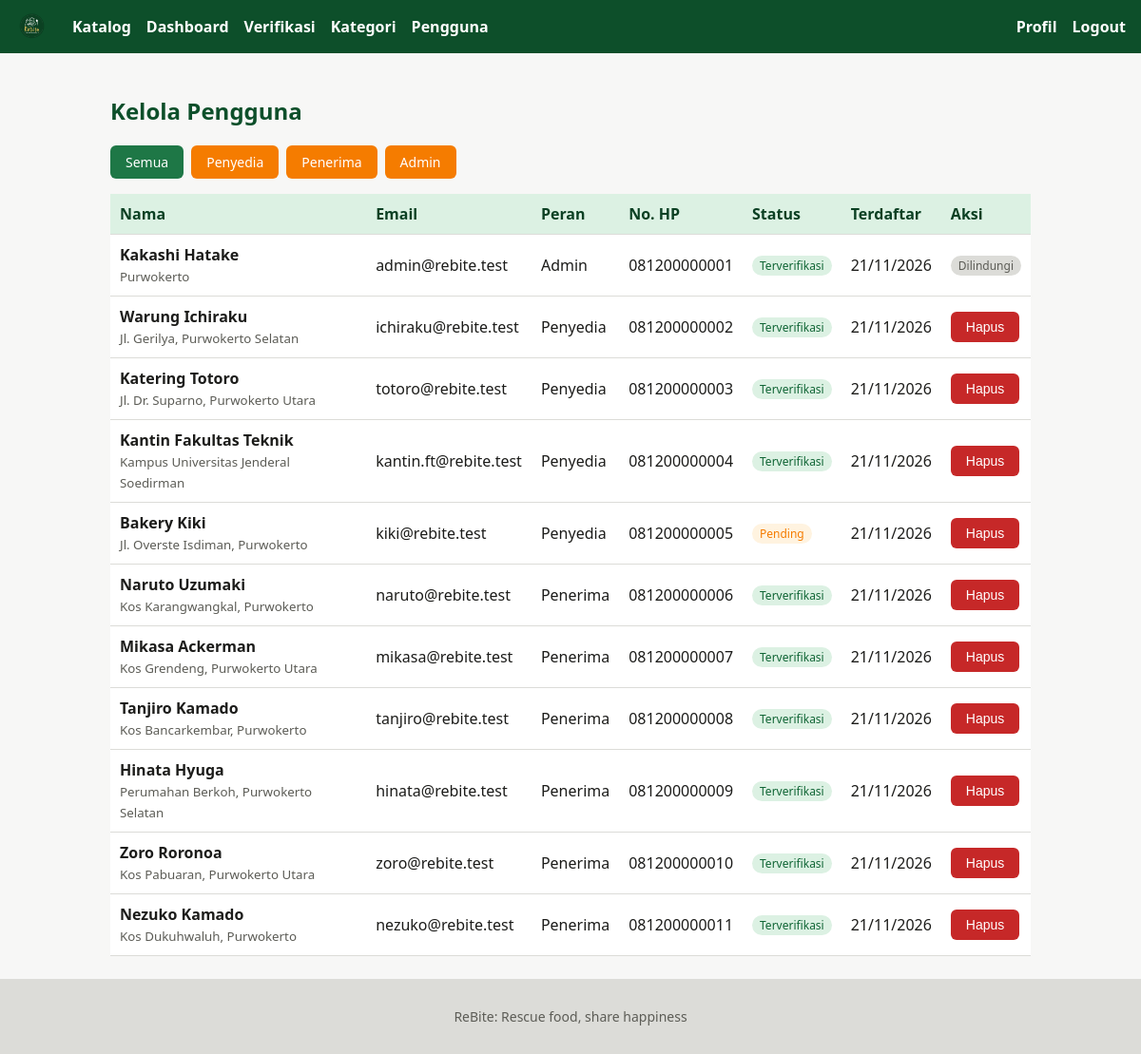
The page /admin/kelola_pengguna.php (signed in) on the database its author committed.
### tables this page shows
CREATE TABLE `users` (
  `id` int(11) NOT NULL AUTO_INCREMENT,
  `nama` varchar(100) NOT NULL,
  `email` varchar(100) NOT NULL,
  `password` varchar(255) NOT NULL,
  `role` enum('admin','penyedia','penerima') NOT NULL,
  `no_hp` varchar(20) DEFAULT NULL,
  `alamat` text DEFAULT NULL,
  `status_verifikasi` enum('pending','terverifikasi') NOT NULL DEFAULT 'pending',
  `created_at` timestamp NOT NULL DEFAULT CURRENT_TIMESTAMP,
  PRIMARY KEY (`id`),
  UNIQUE KEY `uk_users_email` (`email`)
);

### includes/koneksi.php (called while the page is built, shortened)
<?php
function halaman_beranda($role)
{
    switch ($role) {
        case 'admin':
            return 'dashboard.php';
    }
}
function e($teks)
{
    return htmlspecialchars((string) $teks, ENT_QUOTES, 'UTF-8');
}
function tampil_flash()
{
    $hasil = '';
    return $hasil;
}
?>

### admin/kelola_pengguna.php (the view, shortened to what this page needs)
<?php
require_once __DIR__ . '/../includes/koneksi.php';
$idAdmin = (int) $_SESSION['id_user'];
$filterRole = $_GET['role'] ?? '';
if (in_array($filterRole, ['admin', 'penyedia', 'penerima'], true)) {
    $stmt = mysqli_prepare($koneksi,
        "SELECT id, nama, email, role, no_hp, alamat, status_verifikasi, created_at
         FROM users WHERE role = ? ORDER BY created_at DESC");
    mysqli_stmt_bind_param($stmt, 's', $filterRole);
    mysqli_stmt_execute($stmt);
    $hasil = mysqli_stmt_get_result($stmt);
} else {
    $filterRole = '';
    $hasil = mysqli_query($koneksi,
        "SELECT id, nama, email, role, no_hp, alamat, status_verifikasi, created_at
         FROM users ORDER BY created_at DESC");
}
include __DIR__ . '/../includes/header.php';
?>
<h2>Kelola Pengguna</h2>
<div style="margin-bottom:16px; display:flex; gap:8px; flex-wrap:wrap;">
  <a href="<?= BASE_URL ?>admin/kelola_pengguna.php" class="btn <?= $filterRole === '' ? '' : 'btn-warning' ?>">Semua</a>
  <a href="<?= BASE_URL ?>admin/kelola_pengguna.php?role=penyedia" class="btn <?= $filterRole === 'penyedia' ? '' : 'btn-warning' ?>">Penyedia</a>
  <a href="<?= BASE_URL ?>admin/kelola_pengguna.php?role=penerima" class="btn <?= $filterRole === 'penerima' ? '' : 'btn-warning' ?>">Penerima</a>
  <a href="<?= BASE_URL ?>admin/kelola_pengguna.php?role=admin" class="btn <?= $filterRole === 'admin' ? '' : 'btn-warning' ?>">Admin</a>
</div>
<table>
  <tr>
    <th>Nama</th>
    <th>Email</th>
    <th>Peran</th>
    <th>No. HP</th>
    <th>Status</th>
    <th>Terdaftar</th>
    <th>Aksi</th>
  </tr>
  <?php while ($row = mysqli_fetch_assoc($hasil)): ?>
    <tr>
      <td>
        <strong><?= e($row['nama']) ?></strong><br>
        <small style="color:var(--color-ink-600);"><?= e($row['alamat'] ?: '-') ?></small>
      </td>
      <td><?= e($row['email']) ?></td>
      <td><?= e(ucfirst($row['role'])) ?></td>
      <td><?= e($row['no_hp'] ?: '-') ?></td>
      <td>
        <?php if ($row['status_verifikasi'] === 'terverifikasi'): ?>
          <span class="badge badge-ok">Terverifikasi</span>
        <?php else: ?>
          <span class="badge badge-wait">Pending</span>
        <?php endif; ?>
      </td>
      <td><?= e(date('d/m/Y', strtotime($row['created_at']))) ?></td>
      <td>
        <?php if ($row['role'] !== 'admin' && (int) $row['id'] !== $idAdmin): ?>
          <form method="post" style="display:inline;"
                onsubmit="return confirm('Hapus akun pengguna ini? Semua data terkait juga akan terhapus.');">
            <button type="submit" class="btn btn-danger">Hapus</button>
          </form>
        <?php else: ?>
          <span class="badge">Dilindungi</span>
        <?php endif; ?>
      </td>
    </tr>
  <?php endwhile; ?>
</table>
<?php
include __DIR__ . '/../includes/footer.php';
?>

### includes/header.php (shortened to what this page needs)
<!DOCTYPE html>
<html lang="id">
<head>
  <link rel="stylesheet" href="<?= BASE_URL ?>assets/css/style.css">
</head>
<body>
<?php include __DIR__ . '/menu.php'; ?>
<main class="container">

### includes/menu.php (shortened to what this page needs)
<?php
$role    = $_SESSION['role'] ?? null;
$login   = isset($_SESSION['id_user']);
$beranda = function_exists('halaman_beranda') ? halaman_beranda($role) : 'auth/login.php';
?>
<nav>
  <a href="<?= BASE_URL . $beranda ?>" class="nav-brand">
    <img src="<?= BASE_URL ?>assets/img/logo.png" alt="ReBite" class="logo">
  </a>
  <?php if ($login): ?>
    <a href="<?= BASE_URL ?>katalog.php">Katalog</a>
  <?php endif; ?>
  <?php if ($role === 'admin'): ?>
    <a href="<?= BASE_URL ?>dashboard.php">Dashboard</a>
    <a href="<?= BASE_URL ?>admin/verifikasi_penyedia.php">Verifikasi</a>
    <a href="<?= BASE_URL ?>admin/kategori.php">Kategori</a>
    <a href="<?= BASE_URL ?>admin/kelola_pengguna.php">Pengguna</a>
  <?php endif; ?>
  <?php if ($login): ?>
    <a href="<?= BASE_URL ?>profil.php" class="nav-kanan">Profil</a>
    <a href="<?= BASE_URL ?>auth/logout.php">Logout</a>
  <?php else: ?>
    <a href="<?= BASE_URL ?>auth/login.php" class="nav-kanan">Login</a>
    <a href="<?= BASE_URL ?>auth/register.php">Daftar</a>
  <?php endif; ?>
</nav>

### includes/footer.php
</main>
<footer>
  <p>ReBite: Rescue food, share happiness</p>
</footer>
</body>
</html>

### assets/css/style.css (style rules this page uses)
:root { --color-brand-50: #f0f9f3; --color-brand-100: #dcf1e3; --color-brand-300: #8ccda6; --color-brand-600: #1e7746; --color-brand-700: #106535; --color-brand-800: #0d4f2a; --color-brand-900: #0b4023; --color-ink-50: #f7f7f6; --color-ink-200: #dcdcd8; --color-ink-600: #5c5c56; --color-ink-900: #1c1c1a; --color-surface: #fff; --color-surface-muted: var(--color-ink-50); --oranye: #f57c00; --merah: #c62828; }
* { box-sizing: border-box; }
body { margin: 0; font-family: system-ui, Arial, sans-serif; color: var(--color-ink-900); background: var(--color-surface-muted); min-height: 100vh; display: flex; flex-direction: column; }
h1, h2, h3 { color: var(--color-brand-800); }
.container { flex: 1; width: 100%; max-width: 1000px; margin: 0 auto; padding: 24px 16px; }
nav { background: var(--color-brand-800); padding: 10px 16px; display: flex; flex-wrap: wrap; align-items: center; gap: 16px; }
nav a { color: #fff; text-decoration: none; font-weight: 600; }
.nav-brand { display: flex; align-items: center; margin-right: 8px; }
.logo { height: 36px; width: auto; display: block; }
.nav-kanan { margin-left: auto; }
footer { background: var(--color-ink-200); color: var(--color-ink-600); text-align: center; padding: 16px; font-size: 14px; }
.btn { display: inline-block; padding: 8px 16px; border: none; border-radius: 6px; background: var(--color-brand-600); color: #fff; text-decoration: none; cursor: pointer; font-size: 14px; }
.btn-warning { background: var(--oranye); }
.btn-danger { background: var(--merah); }
table { width: 100%; border-collapse: collapse; background: var(--color-surface); }
th, td { padding: 10px; border-bottom: 1px solid var(--color-ink-200); text-align: left; }
th { background: var(--color-brand-100); color: var(--color-brand-900); }
.badge { display: inline-block; padding: 2px 8px; border-radius: 12px; font-size: 12px; background: var(--color-ink-200); color: var(--color-ink-600); }
.badge-ok { background: var(--color-brand-100); color: var(--color-brand-700); }
.badge-wait { background: #fff3e0; color: var(--oranye); }

### rows shown on the page
users: nama "Kakashi Hatake", alamat "Purwokerto", email "admin@rebite.test", role "Admin", no_hp "081200000001", status_verifikasi "Terverifikasi", created_at "21/11/2026", shows "Dilindungi"
users: nama "Warung Ichiraku", alamat "Jl. Gerilya, Purwokerto Selatan", email "ichiraku@rebite.test", role "Penyedia", no_hp "081200000002", status_verifikasi "Terverifikasi", created_at "21/11/2026"
users: nama "Katering Totoro", alamat "Jl. Dr. Suparno, Purwokerto Utara", email "totoro@rebite.test", role "Penyedia", no_hp "081200000003", status_verifikasi "Terverifikasi", created_at "21/11/2026"
users: nama "Kantin Fakultas Teknik", alamat "Kampus Universitas Jenderal Soedirman", email "kantin.ft@rebite.test", role "Penyedia", no_hp "081200000004", status_verifikasi "Terverifikasi", created_at "21/11/2026"
users: nama "Bakery Kiki", alamat "Jl. Overste Isdiman, Purwokerto", email "kiki@rebite.test", role "Penyedia", no_hp "081200000005", status_verifikasi "Pending", created_at "21/11/2026"
users: nama "Naruto Uzumaki", alamat "Kos Karangwangkal, Purwokerto", email "naruto@rebite.test", role "Penerima", no_hp "081200000006", status_verifikasi "Terverifikasi", created_at "21/11/2026"
users: nama "Mikasa Ackerman", alamat "Kos Grendeng, Purwokerto Utara", email "mikasa@rebite.test", role "Penerima", no_hp "081200000007", status_verifikasi "Terverifikasi", created_at "21/11/2026"
users: nama "Tanjiro Kamado", alamat "Kos Bancarkembar, Purwokerto", email "tanjiro@rebite.test", role "Penerima", no_hp "081200000008", status_verifikasi "Terverifikasi", created_at "21/11/2026"
users: nama "Hinata Hyuga", alamat "Perumahan Berkoh, Purwokerto Selatan", email "hinata@rebite.test", role "Penerima", no_hp "081200000009", status_verifikasi "Terverifikasi", created_at "21/11/2026"
users: nama "Zoro Roronoa", alamat "Kos Pabuaran, Purwokerto Utara", email "zoro@rebite.test", role "Penerima", no_hp "081200000010", status_verifikasi "Terverifikasi", created_at "21/11/2026"
users: nama "Nezuko Kamado", alamat "Kos Dukuhwaluh, Purwokerto", email "nezuko@rebite.test", role "Penerima", no_hp "081200000011", status_verifikasi "Terverifikasi", created_at "21/11/2026"
